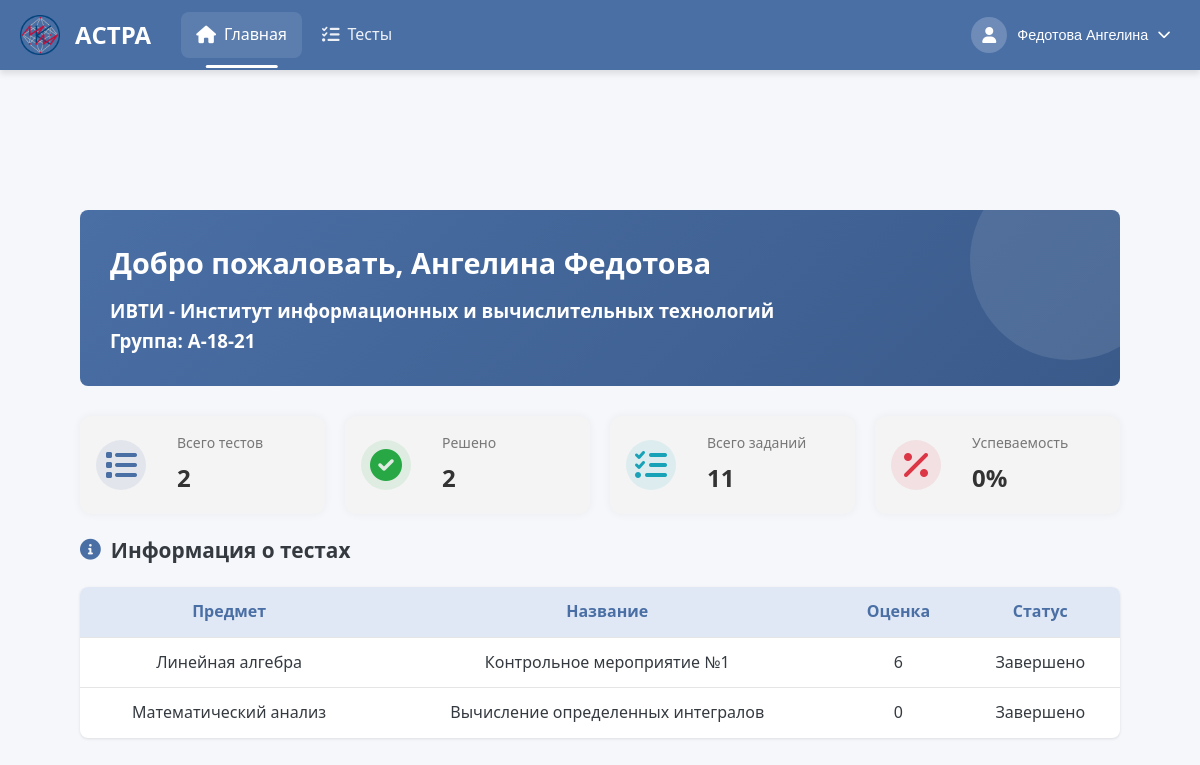
The app's page /Home/ (signed in), older data.
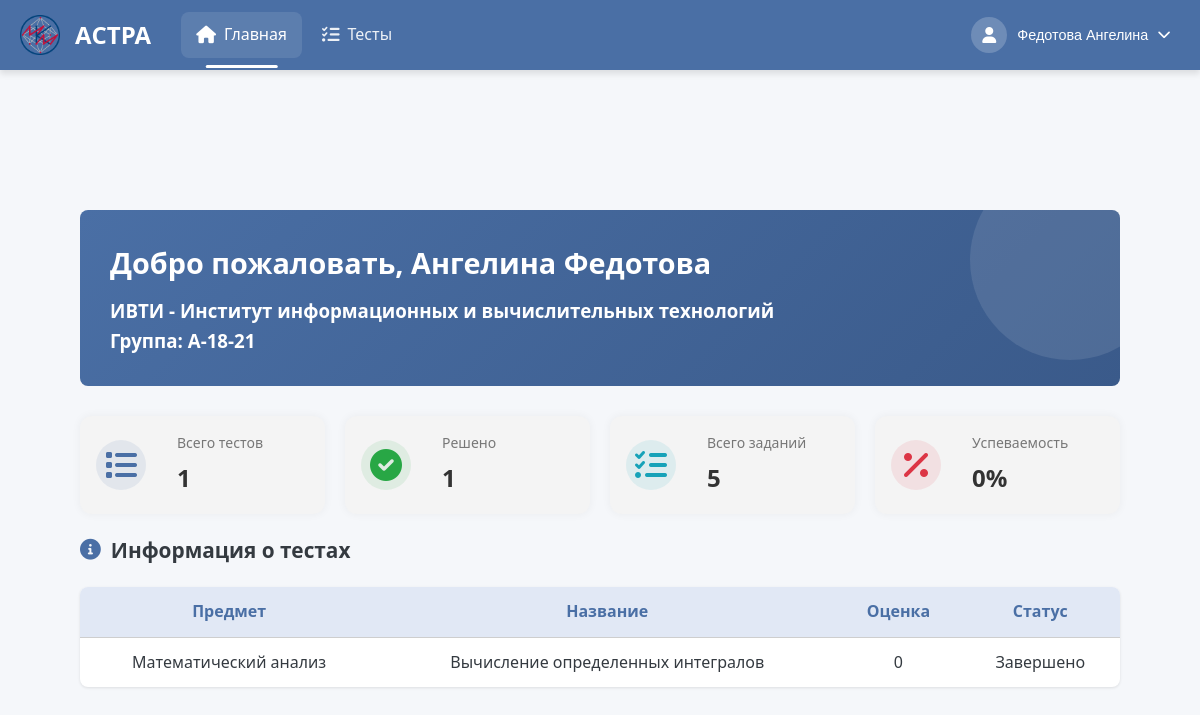
The same page, newer data.
### create_tests/models.py (models this page shows, shortened)
class AboutTest(models.Model):
    RESULT_DISPLAY_CHOICES = [
        ('only_score', 'Только баллы'),
        ('show_correct', 'Показывать правильные ответы'),
    ]
    objects = None
    name_tests = models.CharField(max_length=255, blank=False)  # Название теста
    creator = models.ForeignKey(TeacherData, on_delete=models.PROTECT, null=True, blank=True,
                                related_name='created_tests')  # Создатель теста
    time_to_solution = models.DurationField(default=timedelta(hours=1, minutes=30))
    name_slug_tests = models.SlugField(max_length=255, unique=True, db_index=True, verbose_name="URL")  # Слаг имени
    num_of_attempts = models.IntegerField(blank=True, default=1)  # Количество попыток для решения
    type_of_result = models.IntegerField(blank=True, default=1)  # Тип возвращаемого результата
    description = models.CharField(max_length=150, default="", blank=True)
    is_published = models.IntegerField(default=0)
    is_done = models.IntegerField(default=1)
    is_draft = models.BooleanField(default=False)
    result_display_mode = models.CharField(max_length=20, choices=RESULT_DISPLAY_CHOICES, default='only_score')  # Режим отображения результатов
    subj = models.ForeignKey(Subjects,
                             on_delete=models.PROTECT,
                             default=1)
    grade_5_threshold = models.IntegerField(default=80, help_text="Минимальный процент для оценки 5")
    grade_4_threshold = models.IntegerField(default=60, help_text="Минимальный процент для оценки 4")
    grade_3_threshold = models.IntegerField(default=35, help_text="Минимальный процент для оценки 3")
    expressions = models.ManyToManyField(AboutExpressions)
    task_groups = models.ManyToManyField(TaskGroup, blank=True)  # Новые группы заданий

class Subjects(models.Model):
    name = models.CharField(max_length=100, unique=True, default="Другое")
    def __str__(self):
        return self.name

### users/views.py (the view, shortened to what this page needs)
# urls.py: path('Home/', views.account_view, name='account_view'),
@login_required
@role_required(['student', 'admin'])
def account_view(request):
    user = request.user
    context = {
        'current_user': user,
        'is_student': user.role == 'student',
    }
    if user.role == 'student':
        try:
            student_data = user.studentdata
        except StudentData.DoesNotExist:
            student_data = None
        institutes = StudentInstitute.objects.all()
        groups = StudentGroup.objects.all()
        if student_data and student_data.group:
            published_tests = AboutTest.objects.filter(
                publishedgroup__group_name=student_data.group
            ).distinct()
        else:
            published_tests = AboutTest.objects.none()
        student_results = StudentResult.objects.filter(
            student=user,
            test__in=published_tests
        ).order_by('test', '-attempt_number')
        best_results = {}
        for result in student_results:
            if result.test_id not in best_results or result.result_points > best_results[result.test_id].result_points:
                best_results[result.test_id] = result
        active_tests = []
        completed_tests = []
        for test in published_tests:
            all_attempts = [res for res in student_results if res.test_id == test.id]
            max_attempt = max([res.attempt_number for res in all_attempts], default=0)
            best_result = best_results.get(test.id)
            remaining_attempts = test.num_of_attempts - max_attempt
            test_info = {
                'test': test,
                'best_result': best_result,
                'remaining_attempts': remaining_attempts,
                'type_of_result': f"{best_result.result_points:.0f}" if best_result else None,
                'status': '',
            }
            if remaining_attempts <= 0:
                test_info['status'] = 'Завершено'
                completed_tests.append(test_info)
            else:
                test_info['status'] = f'Осталось {remaining_attempts} попыток'
                active_tests.append(test_info)
        total_tests = len(published_tests)
        solved_tests = len(set(result.test_id for result in student_results))
        total_tasks = 0
        for test in published_tests:
            expressions_count = test.expressions.count()
            task_variants_count = TaskVariant.objects.filter(task_group__in=test.task_groups.all()).count()
            total_tasks += expressions_count + task_variants_count
        def get_grade_weight(points):
            if points >= 90:
                return 1.0
            elif points >= 75:
                return 0.75
            elif points >= 60:
                return 0.5
            else:
                return 0.0
        grade_weights = []
        for test in published_tests:
            best_result = best_results.get(test.id)
            if best_result:
                grade_weights.append(get_grade_weight(best_result.result_points))
            else:
                grade_weights.append(0.0)
        success_rate = int((sum(grade_weights) / total_tests) * 100) if total_tests > 0 else 0
        context.update({
            'total_tests': total_tests,
            'solved_tests': solved_tests,
            'total_tasks': total_tasks,
            'success_rate': success_rate,
            'student_data': student_data,
            'institutes': institutes,
            'groups': groups,
            'about_tests': active_tests + completed_tests,
        })
    else:
        context['teacher_data'] = getattr(user, 'teacherdata', None)
    return render(request, 'users/student_account.html', context)

### users/context_processors.py (called while the page is built)
def user_role(request):
    if request.user.is_authenticated:
        return {'user_role': request.user.role}
    return {}

### users/models.py (called while the page is built)
    def get_full_name(self):
        if self.role == 'student' and hasattr(self, 'studentdata'):
            return f"{self.studentdata.last_name} {self.studentdata.first_name}"
        elif self.role == 'teacher' and hasattr(self, 'teacherdata'):
            return f"{self.teacherdata.last_name} {self.teacherdata.first_name}"
        return self.email

    def get_photo_url(self):
        if self.role == 'student' and hasattr(self, 'studentdata') and self.studentdata.photo:
            return self.studentdata.photo.url
        elif self.role == 'teacher' and hasattr(self, 'teacherdata') and self.teacherdata.photo:
            return self.teacherdata.photo.url
        return None

    def __str__(self):
        return self.name

    def __str__(self):
        return self.name

### users/templates/users/student_account.html (shortened to what the changed rows need)
{% extends 'solving_tests/header.html' %}
{% load static %}
{% block extra_css %}
    <link rel="stylesheet" href="{% static 'css/student_account.css' %}">
    <link rel="stylesheet" href="{% static 'libs/fontawesome/css/all.min.css' %}">
{% endblock %}
{% block content %}
<div class="dashboard-container">
    <main class="main-content">
        {% if is_student %}
            <section class="welcome-section">
                <h1 class="welcome-title">Добро пожаловать, {{ student_data.first_name }} {{ student_data.last_name }}</h1>
                <h3 class="second-inf">{{ student_data.institute }}</h3>
                <h3 class="second-inf">Группа: {{ student_data.group }}</h3>
            </section>
            <div class="stat-row">
                <div class="stat-card">
                    <div class="stat-icon tests">
                        <i class="fas fa-list"></i>
                    </div>
                    <div class="stat-info">
                        <div class="stat-title">Всего тестов</div>
                        <div class="stat-value">{{ total_tests }}</div>
                    </div>
                </div>
                <div class="stat-card">
                    <div class="stat-icon results">
                        <i class="fas fa-check-circle"></i>
                    </div>
                    <div class="stat-info">
                        <div class="stat-title">Решено</div>
                        <div class="stat-value">{{ solved_tests }}</div>
                    </div>
                </div>
                <div class="stat-card">
                    <div class="stat-icon tasks">
                        <i class="fas fa-tasks"></i>
                    </div>
                    <div class="stat-info">
                        <div class="stat-title">Всего заданий</div>
                        <div class="stat-value">{{ total_tasks }}</div>
                    </div>
                </div>
                <div class="stat-card">
                    <div class="stat-icon time">
                        <i class="fas fa-percentage"></i>
                    </div>
                    <div class="stat-info">
                        <div class="stat-title">Успеваемость</div>
                        <div class="stat-value">{{ success_rate }}%</div>
                    </div>
                </div>
            </div>
            <section>
                <h2 class="section-title">
                    <i class="fas fa-info-circle"></i> Информация о тестах
                </h2>
                {% if about_tests %}
                    <table class="results-table">
                        <thead>
                            <tr>
                                <th>Предмет</th>
                                <th>Название</th>
                                <th>Оценка</th>
                                <th>Статус</th>
                            </tr>
                        </thead>
                        <tbody>
                            {% for test in about_tests %}
                                <tr>
                                    <td>{{ test.test.subj }}</td>
                                    <td>{{ test.test.name_tests }}</td>
                                    <td>
                                        {% if test.best_result %}
                                            {{ test.type_of_result }}
                                        {% else %}
                                            —
                                        {% endif %}
                                    </td>
                                    <td>
                                        {% if test.remaining_attempts > 0 %}
                                            Осталось попыток: {{ test.remaining_attempts }}
                                        {% else %}
                                            Завершено
                                        {% endif %}
                                    </td>
                                </tr>
                            {% endfor %}
                        </tbody>
                    </table>
                {% else %}
                    <p>Нет доступных тестов.</p>
                {% endif %}
            </section>
        {% endif %}
    </main>
</div>
{% endblock %}

Row changes from the older to the newer data that the page shows:
removed AboutTest: test.subj "Линейная алгебра", test.name_tests "Контрольное мероприятие №1", type_of_result "6"
Text that changed along with them:
{{ total_tests }}: "2" → "1"
{{ solved_tests }}: "2" → "1"
{{ total_tasks }}: "11" → "5"
